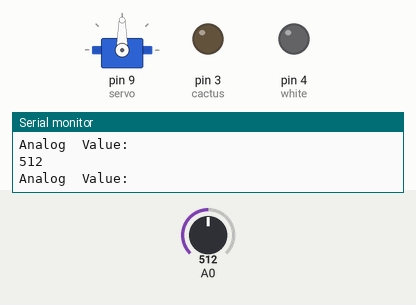
The sketch below on a simulated Arduino Uno, built with avr-gcc and run on an emulated ATmega328P. Shown: servo, output pins drawn as LEDs (lit = HIGH), the last lines printed to the serial monitor. The inputs (shaded band) are chosen by the test bench; at power-on: A0 = 512.

Above: at 1.2 s.
1.3 s: A0 set to 78
4.3 s: A0 set to 66
At 4.84 s:
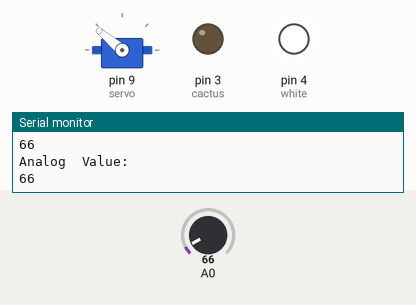
7.3 s: A0 set to 40
At 8.3 s:
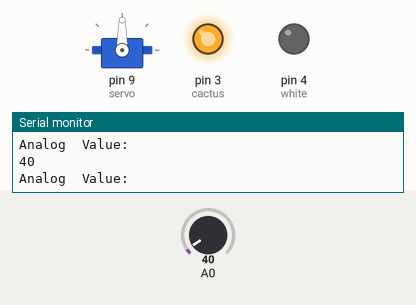
8.8 s: A0 set to 33
11.8 s: A0 set to 26
At 13.0 s:
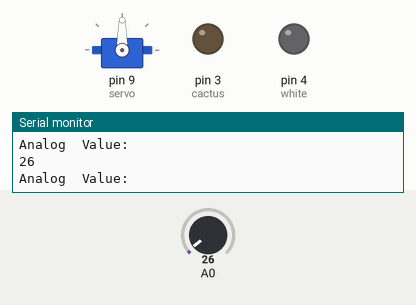
13.3 s: A0 set to 50
At 13.84 s:
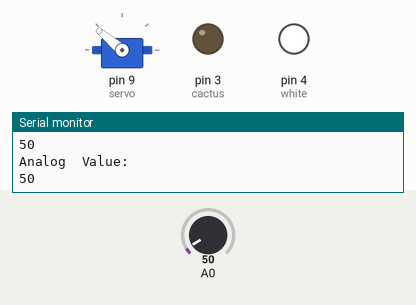
Timing chart, 0 to 16.3 s (numbered marks = the images above; inputs shaded):
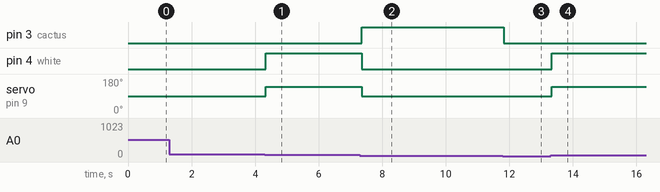

The sketch:

No_internet_game.ino
```cpp
#define white 4
#define cactus 3
#define servo 9
#include <Servo.h>
Servo myservo;

void setup() {
    Serial.begin(9600);
    pinMode(white,  OUTPUT);
    pinMode(cactus, OUTPUT);
    pinMode(servo, OUTPUT);
    myservo.attach(servo);

}

void loop() {
    int value = analogRead(A0);
    Serial.println("Analog  Value: ");
    Serial.println(value);
    if (value >=30 && value<=40){
      digitalWrite(cactus, HIGH);
      digitalWrite(white, LOW);
    }
    else if(value >= 50 && value <= 70){
      digitalWrite(white, HIGH);
      digitalWrite(cactus, LOW);
      servo_start();

    }
    else{
      digitalWrite(cactus, LOW);
      digitalWrite(white, LOW);
    }


    delay(0);
}

void servo_start(){
  delay(0);
  myservo.write(140);
  delay(100);
  myservo.write(90);

}
```

Measured:
- the behaviour switches between 71 and 70 on A0 (found by bisection; images 0 and 1)
- the behaviour switches between 30 and 29 on A0 (found by bisection; images 2 and 3)
- after the input at 4.3 s, pin 4 (white): LOW → HIGH at once; servo on pin 9 (servo): 90° → 140° at once
- after the input at 7.3 s, pin 3 (cactus): LOW → HIGH after 0.06 s; pin 4 (white): HIGH → LOW after 0.06 s; servo on pin 9 (servo): 140° → 90° after 0.06 s
- after the input at 11.8 s, pin 3 (cactus): HIGH → LOW at once
- after the input at 13.3 s, pin 4 (white): LOW → HIGH at once; servo on pin 9 (servo): 90° → 140° at once
